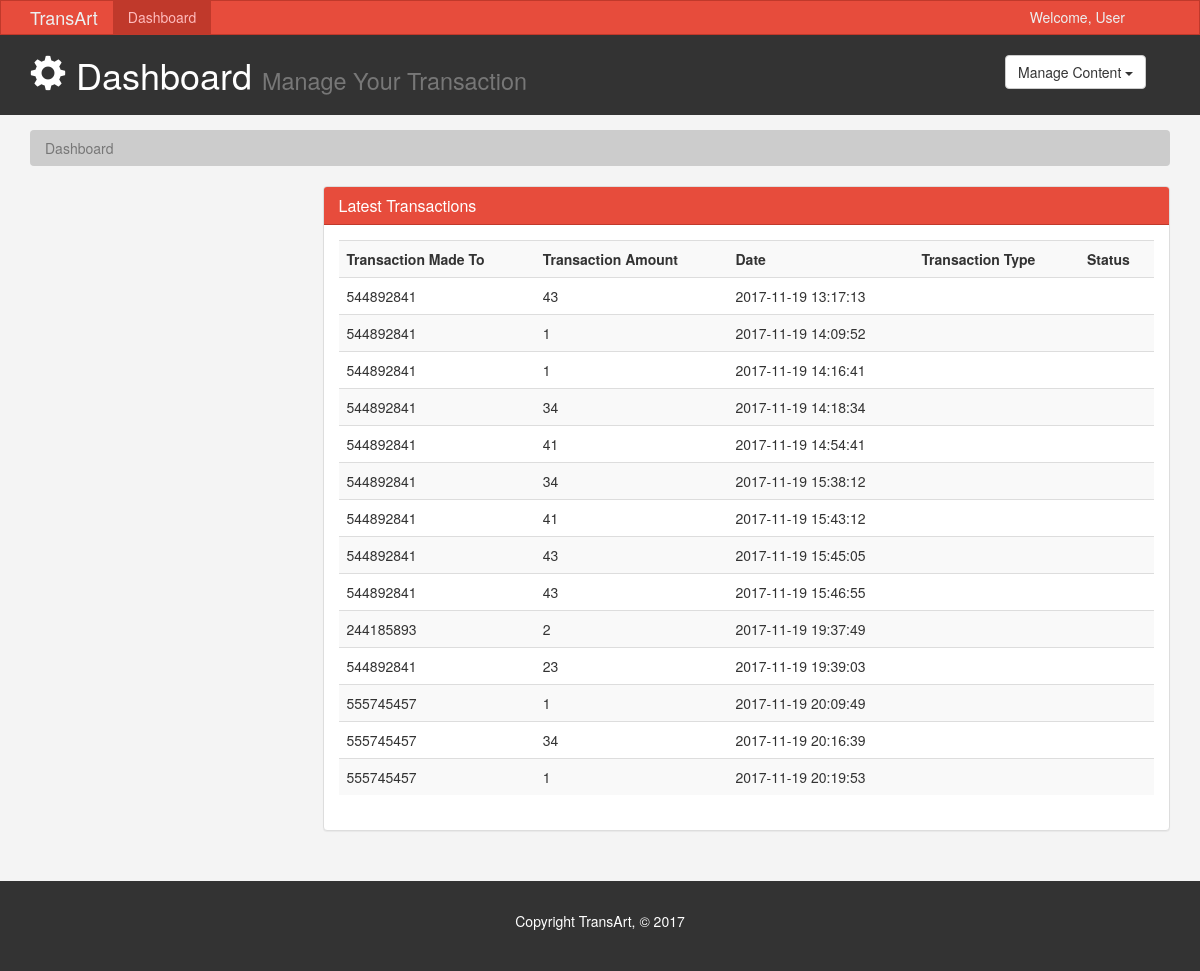
The page / on the database its author committed.
### tables this page shows
CREATE TABLE `transactions` (
  `id` int(11) NOT NULL,
  `amount` varchar(60) NOT NULL,
  `date` timestamp NOT NULL DEFAULT CURRENT_TIMESTAMP,
  `phone_number` int(60) NOT NULL
);

### ApplicationFunctions.php (called while the page is built, shortened)
<?php
  class ApplicationFunctions{
   public function getTrans(){
      $db = Database::getInstance();
      try{
          $stmt = $db->prepare("SELECT * FROM transactions");
          $stmt->execute();
          $res = $stmt->fetchAll(PDO::FETCH_OBJ);
          if($res !== FALSE){
            return $res;
          }
       }catch (PDOException $e) {
          return NULL;
         }
     }
    }

### index.php (the view, shortened to what this page needs)
<!DOCTYPE html>
<html lang="en">
  <head>
    <link href="css/bootstrap.min.css" rel="stylesheet">
    <link href="css/style.css" rel="stylesheet">
  </head>
  <body>
    <nav class="navbar navbar-default">
      <div class="container">
        <div class="navbar-header">
          <a class="navbar-brand" href="#">TransArt</a>
        </div>
        <div id="navbar" class="collapse navbar-collapse">
          <ul class="nav navbar-nav">
            <li class="active"><a href="index.html">Dashboard</a></li>
          </ul>
          <ul class="nav navbar-nav navbar-right">
            <li><a href="#">Welcome, User</a></li>
            <li><a href="login.html"></a></li>
          </ul>
        </div>
      </div>
    </nav>
    <header id="header">
      <div class="container">
        <div class="row">
          <div class="col-md-10">
            <h1><span class="glyphicon glyphicon-cog" aria-hidden="true"></span> Dashboard <small>Manage Your Transaction</small></h1>
          </div>
          <div class="col-md-2">
            <div class="dropdown create">
              <button class="btn btn-default dropdown-toggle" type="button" id="dropdownMenu1" data-toggle="dropdown" aria-haspopup="true" aria-expanded="true">
                Manage Content
                <span class="caret"></span>
              </button>
            </div>
          </div>
        </div>
      </div>
    </header>
    <section id="breadcrumb">
      <div class="container">
        <ol class="breadcrumb">
          <li class="active">Dashboard</li>
        </ol>
      </div>
    </section>
    <section id="main">
      <div class="container">
        <div class="row">
          <div class="col-md-3">
          </div>
          <div class="col-md-9">
            <div class="panel panel-default">
              <div class="panel-heading main-color-bg">
                  <h3 class="panel-title">Latest Transactions</h3>
                </div>
                <div class="panel-body">
                  <table class="table table-striped table-hover">
                      <tr>
                      <th>Transaction Made To </th>
                        <th>Transaction Amount </th>
                        <th>Date</th>
                        <th>Transaction Type</th>
                        <th>Status</th>
                      </tr>
                      <?php
                        require("./ApplicationFunctions.php");
                        $db = new ApplicationFunctions;
                        $data = $db->getTrans();
                      ?>
                      <?php foreach($data as $d): ?>
                      <tr>
                      <td><?php echo $d->phone_number; ?></td>
                        <td><?php echo $d->amount; ?></td>
                        <td><?php echo $d->date; ?></td>
                        <td><?php echo $d->Transaction_Type; ?></td>
                        <td><?php echo $d->Status; ?></td>
                      </tr>
                      <?php endforeach; ?>
                    </table>
                </div>
              </div>
          </div>
        </div>
      </div>
    </section>
    <footer id="footer">
      <p>Copyright TransArt, &copy; 2017</p>
    </footer>
  </body>
</html>

### css/style.css (style rules this page uses)
body { background:#f4f4f4; }
.navbar { min-height: 33px !important; margin-bottom:0; border-radius:0; }
.navbar-nav > li > a, .navbar-brand { padding-top:6px !important; padding-bottom:0 !important; height: 33px; }
.navbar-default { background-color: #e74c3c; border-color: #c0392b; }
.navbar-default .navbar-brand { color: #ecf0f1; }
.navbar-default .navbar-nav > li > a { color: #ecf0f1; }
.navbar-default .navbar-nav > .active > a, .navbar-default .navbar-nav > .active > a:hover, .navbar-default .navbar-nav > .active > a:focus { color: #ffbbbc; background-color: #c0392b; }
.navbar-default .navbar-collapse, .navbar-default .navbar-form { border-color: #ecf0f1; }
.main-color-bg { background-color: #e74c3c !important; border-color: #c0392b !important; color:#ffffff !important; }
#header { background:#333333; color:#ffffff; padding-bottom: 10px; margin-bottom: 15px; }
#header .create { padding-top: 20px; }
.breadcrumb { background:#cccccc; color:#333333; }
#footer { background:#333333; color:#ffffff; text-align:center; padding:30px; margin-top:30px; }

### rows shown on the page
transactions: phone_number "544892841", amount "43", date "2017-11-19 13:17:13"
transactions: phone_number "544892841", amount "1", date "2017-11-19 14:09:52"
transactions: phone_number "544892841", amount "1", date "2017-11-19 14:16:41"
transactions: phone_number "544892841", amount "34", date "2017-11-19 14:18:34"
transactions: phone_number "544892841", amount "41", date "2017-11-19 14:54:41"
transactions: phone_number "544892841", amount "34", date "2017-11-19 15:38:12"
transactions: phone_number "544892841", amount "41", date "2017-11-19 15:43:12"
transactions: phone_number "544892841", amount "43", date "2017-11-19 15:45:05"
transactions: phone_number "544892841", amount "43", date "2017-11-19 15:46:55"
transactions: phone_number "244185893", amount "2", date "2017-11-19 19:37:49"
transactions: phone_number "544892841", amount "23", date "2017-11-19 19:39:03"
transactions: phone_number "555745457", amount "1", date "2017-11-19 20:09:49"
transactions: phone_number "555745457", amount "34", date "2017-11-19 20:16:39"
transactions: phone_number "555745457", amount "1", date "2017-11-19 20:19:53"
